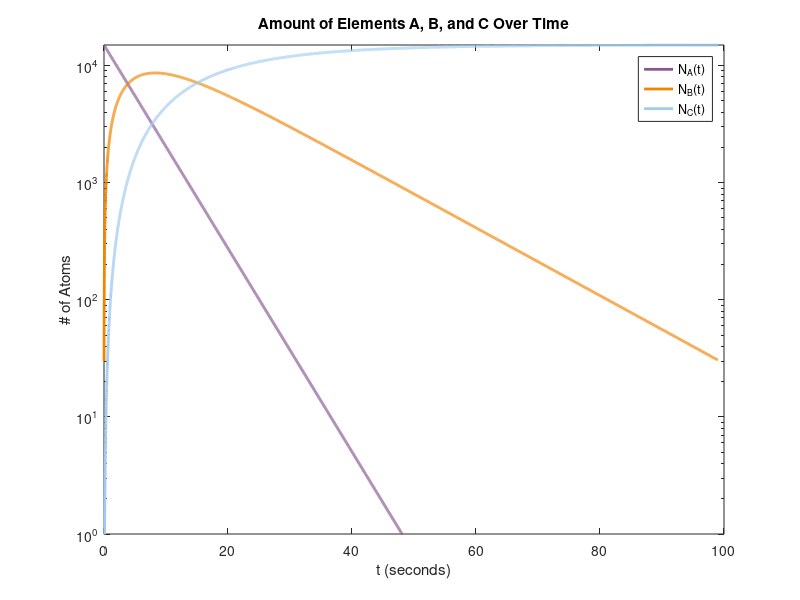

Here is the MATLAB script that generated this plot:
clear vars

x = 0:0.01:99
y1 = 15000*exp(-0.2*x)
y2 = ((15000*0.2)/(1/15 - 1/5)) * (exp(-0.2*x) - exp(-(1/15)*x))
y3 = -7500*exp(-0.2*x) .* (3 * exp((2/15) * x) - 1) + 15000
semilogy(x,y1, 'LineWidth', 2, 'Color', [135/255,86/255,146/255])
ylim([1 15000])
hold on
semilogy(x,y2, 'LineWidth', 2, 'Color', [243/255,132/255,0])
semilogy(x,y3, 'LineWidth', 2, 'Color', [161/255,202/255,241/255])
hold off
legend('N_{A}(t)','N_{B}(t)','N_{C}(t)')
title("Amount of Elements A, B, and C Over Time")
ylabel('# of Atoms')
xlabel('t (seconds)')
